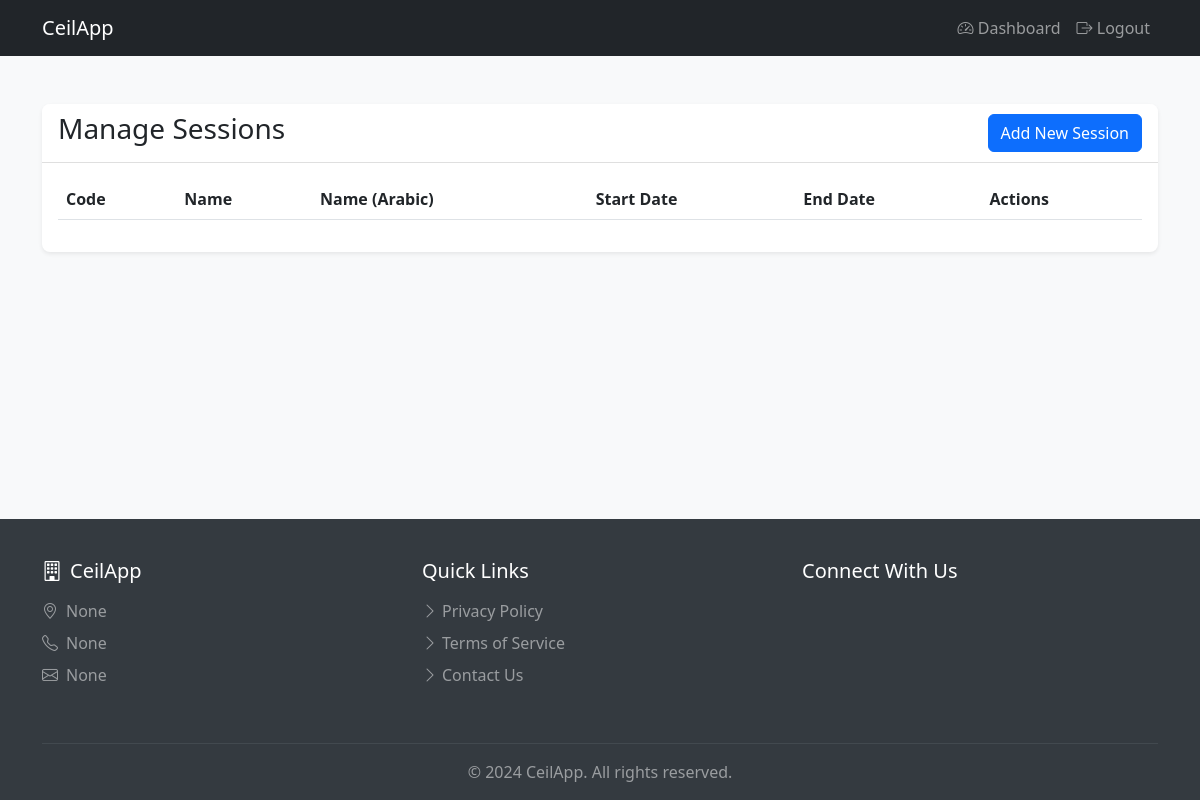
Page /sessions (signed in) on the committed database.
### models.py (models this page shows, shortened)
class ApplicationSettings(db.Model):
    id = db.Column(db.Integer, primary_key=True)
    organization_name = db.Column(db.String(100), nullable=False)
    organization_name_ar = db.Column(db.String(100), nullable=False)
    logo_path = db.Column(db.String(255))
    address = db.Column(db.Text)
    address_ar = db.Column(db.Text)
    telephone = db.Column(db.String(20))
    email = db.Column(db.String(120))
    website = db.Column(db.String(255))
    facebook = db.Column(db.String(255))
    linkedin = db.Column(db.String(255))
    youtube = db.Column(db.String(255))
    twitter = db.Column(db.String(255))
    current_session_id = db.Column(db.Integer, db.ForeignKey('session.id'))
    registration_open = db.Column(db.Boolean, default=False)
    created_at = db.Column(db.DateTime, default=datetime.utcnow)
    updated_at = db.Column(db.DateTime, default=datetime.utcnow, onupdate=datetime.utcnow)
    current_session = db.relationship('Session', foreign_keys=[current_session_id])

### ceilapp.py (the view)
@app.route('/sessions')
@login_required
def sessions():
    sessions = Session.query.all()
    return render_template('sessions.html', sessions=sessions)

### ceilapp.py (called while the page is built)
@login_manager.user_loader
def load_user(user_id):
    return User.query.get(int(user_id))

@app.context_processor
def inject_settings():
    settings = ApplicationSettings.query.first()
    return dict(settings=settings)

### models.py (called while the page is built)
    def is_admin(self):
        return self.role.name == 'Admin'

### templates/sessions.html (shortened to what this page needs)
{% extends "base.html" %}
{% block content %}
<div class="container mt-5">
    <div class="row">
        <div class="col-md-12">
            <div class="card">
                <div class="card-header d-flex justify-content-between align-items-center">
                    <h3>Manage Sessions</h3>
                    {% if current_user.is_admin() %}
                    <button type="button" class="btn btn-primary" data-bs-toggle="modal" data-bs-target="#addSessionModal">
                        Add New Session
                    </button>
                    {% endif %}
                </div>
                <div class="card-body">
                    <div class="table-responsive">
                        <table class="table table-striped">
                            <thead>
                                <tr>
                                    <th>Code</th>
                                    <th>Name</th>
                                    <th>Name (Arabic)</th>
                                    <th>Start Date</th>
                                    <th>End Date</th>
                                    <th>Actions</th>
                                </tr>
                            </thead>
                        </table>
                    </div>
                </div>
            </div>
        </div>
    </div>
</div>
{% endblock %}

### templates/base.html (shortened to what this page needs)
<!DOCTYPE html>
<html lang="en">
<head>
    <link href="https://cdn.jsdelivr.net/npm/bootstrap@5.3.0/dist/css/bootstrap.min.css" rel="stylesheet">
    <link rel="stylesheet" href="https://cdn.jsdelivr.net/npm/bootstrap-icons@1.11.3/font/bootstrap-icons.min.css">
</head>
<body>
    <nav class="navbar navbar-expand-lg navbar-dark bg-dark">
        <div class="container">
            <a class="navbar-brand" href="/">CeilApp</a>
            <div class="collapse navbar-collapse" id="navbarNav">
                <ul class="navbar-nav ms-auto">
                    {% if current_user.is_authenticated %}
                        <li class="nav-item">
                            <a class="nav-link" href="{{ url_for('dashboard') }}">
                                <i class="bi bi-speedometer2"></i> Dashboard
                            </a>
                        </li>
                        <li class="nav-item">
                            <a class="nav-link" href="{{ url_for('logout') }}">
                                <i class="bi bi-box-arrow-right"></i> Logout
                            </a>
                        </li>
                    {% else %}
                        <li class="nav-item">
                            <a class="nav-link" href="{{ url_for('login') }}">
                                <i class="bi bi-box-arrow-in-right"></i> Login
                            </a>
                        </li>
                    {% endif %}
                </ul>
            </div>
        </div>
    </nav>
    <div class="content">
        {% block content %}{% endblock %}
    </div>
    <footer>
        <div class="container">
            <div class="row py-4">
                <div class="col-md-4 mb-3 mb-md-0">
                    <h5 class="text-white mb-3">
                        <i class="bi bi-building me-2"></i>{{ settings.organization_name }}
                    </h5>
                    <p class="text-white-50 mb-2">
                        <i class="bi bi-geo-alt me-2"></i>{{ settings.address }}
                    </p>
                    <p class="text-white-50 mb-2">
                        <i class="bi bi-telephone me-2"></i>{{ settings.telephone }}
                    </p>
                    <p class="text-white-50 mb-0">
                        <i class="bi bi-envelope me-2"></i>{{ settings.email }}
                    </p>
                </div>
                <div class="col-md-4 mb-3 mb-md-0">
                    <h5 class="text-white mb-3">Quick Links</h5>
                    <ul class="list-unstyled">
                        <li class="mb-2">
                            <a href="#" class="text-white-50 text-decoration-none">
                                <i class="bi bi-chevron-right me-1"></i>Privacy Policy
                            </a>
                        </li>
                        <li class="mb-2">
                            <a href="#" class="text-white-50 text-decoration-none">
                                <i class="bi bi-chevron-right me-1"></i>Terms of Service
                            </a>
                        </li>
                        <li class="mb-2">
                            <a href="#" class="text-white-50 text-decoration-none">
                                <i class="bi bi-chevron-right me-1"></i>Contact Us
                            </a>
                        </li>
                    </ul>
                </div>
                <div class="col-md-4">
                    <h5 class="text-white mb-3">Connect With Us</h5>
                </div>
            </div>
            <hr class="border-secondary">
            <div class="text-center text-white-50">
                <p class="mb-0">&copy; 2024 {{ settings.organization_name }}. All rights reserved.</p>
            </div>
        </div>
    </footer>
</body>
</html>

### templates/base.html (style rules this page uses)
body { min-height: 100vh; display: flex; flex-direction: column; background-color: #f8f9fa; }
.content { flex: 1; }
footer { background-color: #343a40; color: white; padding: 1rem 0; margin-top: auto; }
.card { box-shadow: 0 0.125rem 0.25rem rgba(0, 0, 0, 0.075); border: none; border-radius: 0.5rem; }
.card-header { background-color: #fff; border-bottom: 1px solid rgba(0, 0, 0, 0.125); border-radius: 0.5rem 0.5rem 0 0 !important; }
.btn-primary { background-color: #0d6efd; border-color: #0d6efd; border-radius: 0.375rem; }

### rows in the picture
ApplicationSettings: organization_name "CeilApp", address "None", telephone "None", email "None"
